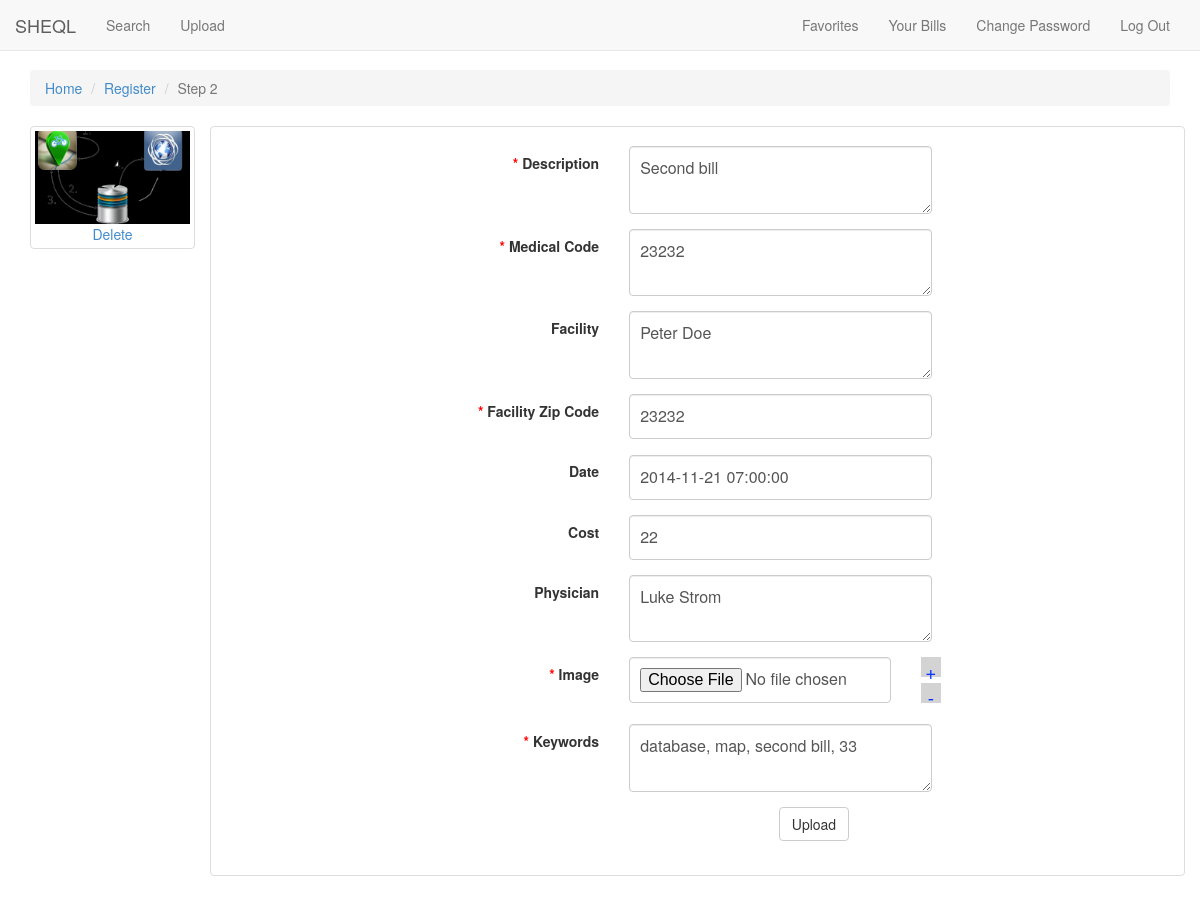
The page /sheql/editUploads.php?pic_id=2 (signed in) on the database its author committed.
### tables this page shows
CREATE TABLE IF NOT EXISTS `sn_images` (
  `id` int(11) NOT NULL AUTO_INCREMENT,
  `file` varchar(200) NOT NULL,
  `picture_id` int(11) NOT NULL,
  PRIMARY KEY (`id`)
);

CREATE TABLE IF NOT EXISTS `sn_pictures` (
  `pic_id` int(11) NOT NULL AUTO_INCREMENT,
  `description` text NOT NULL,
  `medical_code` text NOT NULL,
  `facility` text NOT NULL,
  `facility_zip_code` varchar(5) NOT NULL,
  `icd9` varchar(11) NOT NULL,
  `icd10` varchar(11) NOT NULL,
  `zip` varchar(10) NOT NULL,
  `file` varchar(250) NOT NULL,
  `user_id` int(11) NOT NULL,
  `keywords` text NOT NULL,
  `type` varchar(250) NOT NULL,
  `summary` text NOT NULL,
  `date` timestamp NOT NULL DEFAULT CURRENT_TIMESTAMP,
  `amount` varchar(11) NOT NULL,
  `institution` varchar(250) NOT NULL,
  `physician` varchar(250) NOT NULL,
  `cost` varchar(11) NOT NULL,
  `cost2` varchar(11) NOT NULL,
  `state` varchar(5) NOT NULL,
  PRIMARY KEY (`pic_id`)
);

### sheql/class/sqlQuery.class.php (called while the page is built, shortened)
<?
class query{
			function querySelect($qry)
			{
				$i=0;
				$data=array();
			  $qry_result=mysql_query($qry) or die("QUERY ERROR1=>".mysql_error());
			  while ($row=mysql_fetch_assoc($qry_result)) {
          	$data[$i] = $row;
          	$i++;
          }
			  return $data;
			}
			function querySelectSingle($qry)
			{
			 $qry_result=mysql_query($qry) or die("QUERY ERRORSingle=>".mysql_error());
			 $row=mysql_fetch_assoc($qry_result);
			  return $row;
			}
}
$qry=new query;
?>

### sheql/editUploads.php (the view, shortened to what this page needs)
<?
include "includes/header.php";
include "includes/validateCode.php";
$pic_id 	 = $_REQUEST['pic_id'];
$query = "select * from sn_pictures where pic_id='$pic_id'";
$post=$qry->querySelectSingle($query);
?>
<ol class="breadcrumb">
  <li><a href="index.php">Home</a></li>
 <?
 if(isset($_SESSION['new_user_id']) ) {?> <li><a href="register.php">Register</a></li>
  <li class="active">Step 2</li><? }else{ ?>
  <li><a href="upload.php">Upload</a></li><? } ?>
</ol>
<div class="row">
<div class="col-md-2">
    <?
		$queryData="Select *from sn_images where picture_id='".$pic_id."' ";
			$qry_all_prod=$qry->querySelect($queryData);
			foreach($qry_all_prod as $prod)
			{?> <div class="thumbnail"> <img src="uploads/thumbs/<?=$prod['file'] ?>"><div align="center"><a onClick="return confirmAction();" href="?del_id=<?=$prod['id'] ?>&pic_id=<?=$pic_id ?>">Delete</a></div></div><? } ?>
    </div>
<div class="col-md-10 thumbnail">
<form action="?pic_id=<?=$pic_id ?>" method="post" enctype="multipart/form-data" name="myform"   onsubmit="return validateForm()"  class="form-horizontal form-signin" role="form"><div class="form-group">
  <label for="inputEmail3" class="col-sm-4 control-label"><span class="red">*</span> Description</label>
    <div class="col-sm-8">
      <textarea  maxlength="40" name="description" class="form-control" id="description" placeholder="Title" required="required"><?=$post['description']?></textarea>
    </div>
  </div>
  <div class="form-group">
    <label for="inputEmail3" class="col-sm-4 control-label"><span class="red">*</span>  Medical Code</label>
    <div class="col-sm-8">
      <textarea  maxlength="40" name="medical_code" class="form-control" id="medical_code" placeholder="Medical Code" required="required"><?=$post['medical_code']?></textarea>
    </div>
  </div>
  <div class="form-group">
  <label  maxlength="40" for="inputEmail3" class="col-sm-4 control-label">Facility</label>
    <div class="col-sm-8">
      <textarea name="facility" class="form-control" id="facility" placeholder="Facility"><?=$post['facility']?></textarea>
    </div>
  </div>
  <div class="form-group">
  <label for="inputEmail3" class="col-sm-4 control-label"><span class="red">*</span> Facility Zip Code</label>
    <div class="col-sm-8">
      <input  maxlength="5"  class="form-control" name="facility_zip_code" id="facility_zip_code" placeholder="Facility Zip Code" value="<?=$post['facility_zip_code']?>" type="text" required />
    </div>
  </div>
  <div class="form-group">
  <label for="inputEmail3"  class="col-sm-4 control-label">Date</label>
    <div class="col-sm-8">
      <input name="date" value="<?=$post['date']?>" class="datepicker form-control" id="date" placeholder="yyyy-mm-dd" data-date-format="yyyy-mm-dd">
    </div>
  </div>
  <div class="form-group">
  <label for="inputEmail3" class="col-sm-4 control-label">Cost</label>
    <div class="col-sm-8">
      <input  class="form-control" title="Enter a numeric value" name="cost" id="cost" pattern="\d+(\.\d{2})?" value="<?=$post['cost']?>" placeholder="Cost" />
    </div>
  </div>
  <div class="form-group">
  <label for="inputEmail3" class="col-sm-4 control-label">Physician</label>
    <div class="col-sm-8">
      <textarea   maxlength="40" name="physician" class="form-control" id="physician" placeholder="Physician"><?=$post['physician']?></textarea>
    </div>
  </div>
  <div class="form-group">
    <label for="inputEmail3" class="col-sm-4 control-label"><span class="red">*</span> Image</label>
    <div class="col-sm-7 input_holder">
        <input  class="form-control" name="uploaded_files[]" type="file" id="input_clone">
    </div><div class="col-sm-1">
  <span class="add_field">+</span>
<span class="remove_field">-</span>
</div>
  </div>
  <div class="form-group">
    <label for="inputEmail3" class="col-sm-4 control-label"><span class="red">*</span> Keywords</label>
    <div class="col-sm-8">
      <textarea   maxlength="140" class="form-control" name="keywords" id="inputEmail3" placeholder="Keywords"><?=$post['keywords']?></textarea>
    </div>
  </div>
  <div class="form-group">
    <div align="right" class="col-sm-offset-2 col-sm-8">
    <input name="Upload" type="submit" class="btn btn-default" id="Upload" value="Upload">
    </div>
  </div>
</form></div></div>
<?
include"includes/footer.php"; ?>

### sheql/css/style.css (style rules this page uses)
body { padding-top: 20px; padding-bottom: 20px; }
.form-signin { max-width: 500px; padding: 15px; margin: 0 auto; }
.form-signin .form-control { position: relative; height: auto; -webkit-box-sizing: border-box; -moz-box-sizing: border-box; box-sizing: border-box; padding: 10px; font-size: 16px; }

### sheql/css/sb-admin.css (style rules this page uses)
body { margin-top: 50px; }

### sheql/includes/header.php (style rules this page uses)
.red { color:#f00; }

### sheql/editUploads.php (style rules this page uses)
.add_field,.remove_field { background-color: #d3d3d3; width: 20px; height: 20px; display: inline-block; text-align: center; color: #0033ff; font-size: 19px; cursor: pointer; }
.input_holder input { display:block; }

### rows shown on the page
sn_images: file (picture)
sn_pictures: description "Second bill", medical_code "23232", facility "Peter Doe", facility_zip_code "23232", date "2014-11-21 07:00:00", cost "22", physician "Luke Strom", keywords "database, map, second bill, 33"
